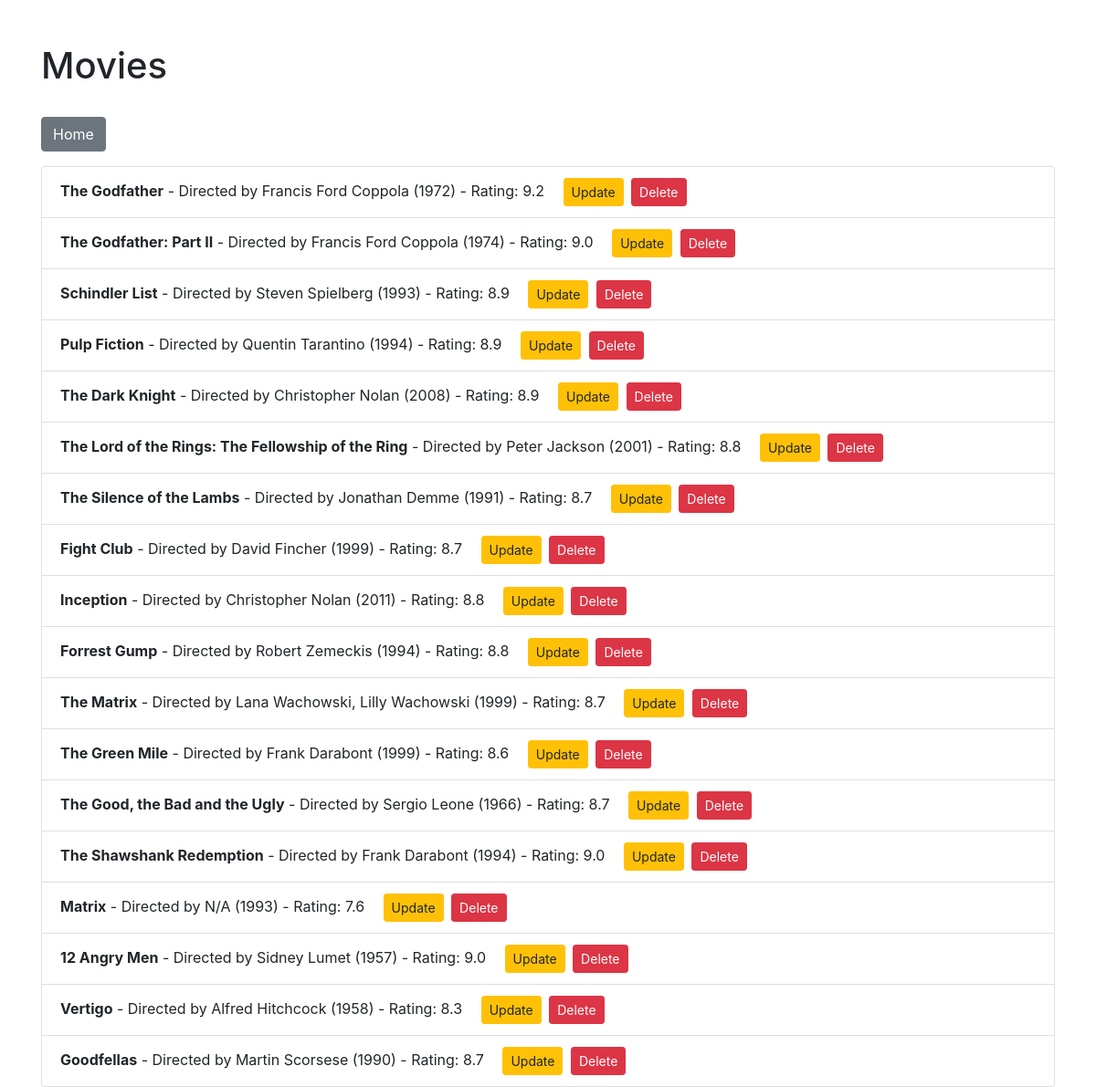
/users/movies?user_id=1, run on an earlier commit of the app's database.
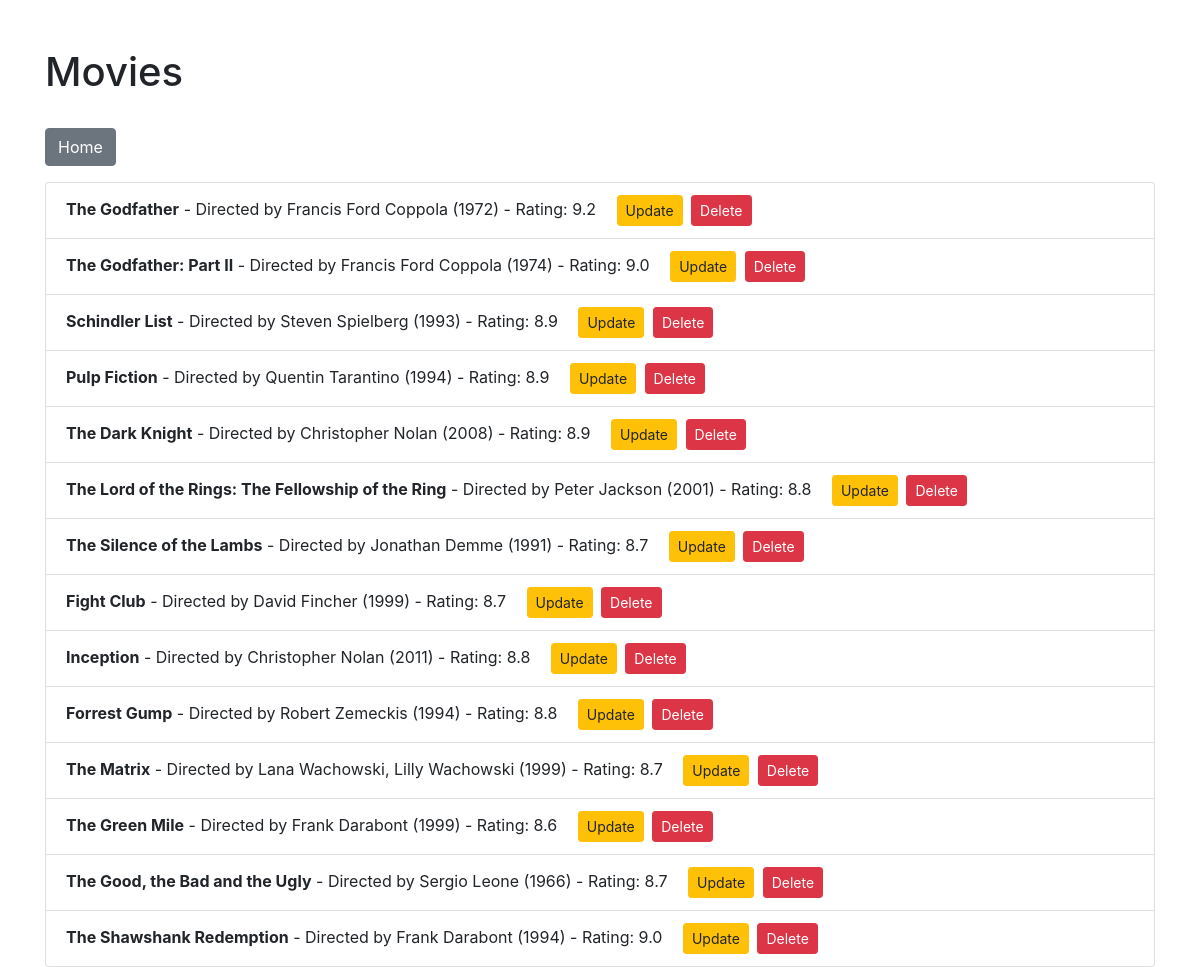
And on a later commit of the database.
### models.py (models this page shows)
class Movie(db.Model):
    movie_id = db.Column(db.Integer, primary_key=True)
    name = db.Column(db.String(120), nullable=False)
    director = db.Column(db.String(120), nullable=False)
    year = db.Column(db.Integer, nullable=False)
    rating = db.Column(db.Float, nullable=False)
    user_id = db.Column(db.Integer, db.ForeignKey('user.user_id'), nullable=False)

### app.py (the view)
@app.route('/users/movies')
def user_movies():
    user_id = request.args.get('user_id')
    if user_id:
        movies = Movie.query.filter_by(user_id=user_id).all()
    else:
        movies = Movie.query.all()
    return render_template('movies.html', movies=movies)

### templates/movies.html (shortened to what this page needs)
<!DOCTYPE html>
<html lang="en">
<head>
    <link rel="stylesheet" href="https://stackpath.bootstrapcdn.com/bootstrap/4.5.2/css/bootstrap.min.css">
</head>
<body>
    <div class="container">
        <h1 class="mt-5">Movies</h1>
        <div class="mt-3">
            <a href="{{ url_for('home') }}" class="btn btn-secondary mt-3">Home</a>
        </div>
        <ul class="list-group mt-3">
            {% for movie in movies %}
                <li class="list-group-item">
                    <strong>{{ movie.name }}</strong> - Directed by {{ movie.director }} ({{ movie.year }}) - Rating: {{ movie.rating }}
                    <a href="{{ url_for('update_movie', user_id=movie.user_id, movie_id=movie.movie_id) }}" class="btn btn-warning btn-sm ml-3">Update</a>
                    <a href="{{ url_for('delete_movie', user_id=movie.user_id, movie_id=movie.movie_id) }}" class="btn btn-danger btn-sm ml-1">Delete</a>
                </li>
            {% endfor %}
        </ul>
    </div>
</body>
</html>

What changed in the data, as far as the page shows it:
no longer on this page (row edited): Movie: name "Matrix", director "N/A", year "1993", rating "7.6"
removed Movie: name "12 Angry Men", director "Sidney Lumet", year "1957", rating "9.0"
removed Movie: name "Vertigo", director "Alfred Hitchcock", year "1958", rating "8.3"
removed Movie: name "Goodfellas", director "Martin Scorsese", year "1990", rating "8.7"
